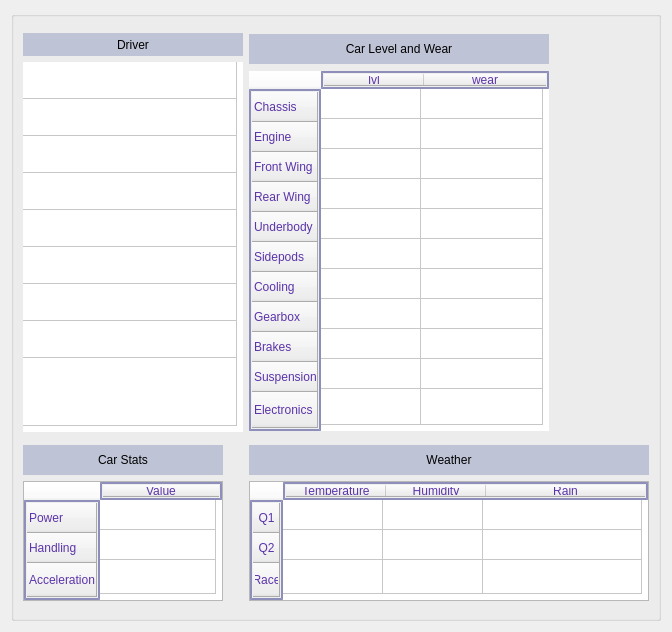
      <widget class="QWidget" name="DriverTab">
       <property name="minimumSize">
        <size>
         <width>510</width>
         <height>610</height>
        </size>
       </property>
       <property name="maximumSize">
        <size>
         <width>1080</width>
         <height>1220</height>
        </size>
       </property>
       <property name="styleSheet">
        <string notr="true">QTableCornerButton {
	color: rgba(255, 255, 255, 0);
	alternate-background-color: rgba(255, 255, 255, 0);
	background-color: rgba(255, 255, 255, 0);
	border-color: rgba(255, 255, 255, 0);
	gridline-color: rgba(255, 255, 255, 0);
	selection-color: rgba(255, 255, 255, 0);
	selection-background-color: rgba(255, 255, 255, 0);
}

QHeaderView {
	gridline-color: rgba(25, 100, 25, 199);
	selection-color: rgba(50, 0, 150, 200);
	background: qlineargradient(x1: 0, y1: 0, x2: 0, y2: 1, stop: 0
	#6ea1f1, stop: 1 #567dbc);
	color: rgba(50, 0, 150, 200);
	border: 2px solid rgba(75, 75, 150, 150);
	padding: 1px
}

QLineEdit {
	background-color: rgba(200, 100, 100, 50);
}

QLineEdit:hover{
	color: rgb(35, 35, 75);
	border: 2px solid rgb(75, 75, 150); 
	background-color: rgba(25, 150, 25, 101);
}

QLabel {
	font: 25 14pt &quot;Ubuntu&quot;;
	background-color: rgba(5, 25, 120, 50);
}</string>
       </property>
       <attribute name="title">
        <string>Driver</string>
       </attribute>
       <layout class="QHBoxLayout" name="horizontalLayout_2">
        <item>
         <widget class="DCGroupBox" name="dc_group_box">
          <property name="sizePolicy">
           <sizepolicy hsizetype="Preferred" vsizetype="Preferred">
            <horstretch>0</horstretch>
            <verstretch>0</verstretch>
           </sizepolicy>
          </property>
          <property name="minimumSize">
           <size>
            <width>510</width>
            <height>610</height>
           </size>
          </property>
          <property name="maximumSize">
           <size>
            <width>1080</width>
            <height>1220</height>
           </size>
          </property>
          <property name="baseSize">
           <size>
            <width>300</width>
            <height>400</height>
           </size>
          </property>
          <property name="font">
           <font>
            <pointsize>20</pointsize>
            <weight>75</weight>
            <bold>true</bold>
           </font>
          </property>
          <property name="autoFillBackground">
           <bool>false</bool>
          </property>
          <property name="styleSheet">
           <string notr="true"/>
          </property>
          <property name="title">
           <string/>
          </property>
          <property name="alignment">
           <set>Qt::AlignCenter</set>
          </property>
          <property name="flat">
           <bool>false</bool>
          </property>
          <layout class="QHBoxLayout" name="horizontalLayout_10">
           <item>
            <layout class="QGridLayout" name="gridLayout_2">
             <item row="0" column="0">
              <layout class="QVBoxLayout" name="verticalLayout_8">
               <item>
                <widget class="QLabel" name="driver_text">
                 <property name="minimumSize">
                  <size>
                   <width>220</width>
                   <height>23</height>
                  </size>
                 </property>
                 <property name="maximumSize">
                  <size>
                   <width>250</width>
                   <height>30</height>
                  </size>
                 </property>
                 <property name="text">
                  <string>Driver</string>
                 </property>
                 <property name="alignment">
                  <set>Qt::AlignCenter</set>
                 </property>
                </widget>
               </item>
               <item>
                <widget class="QTableWidget" name="driver_table">
                 <property name="sizePolicy">
                  <sizepolicy hsizetype="Preferred" vsizetype="Preferred">
                   <horstretch>0</horstretch>
                   <verstretch>0</verstretch>
                  </sizepolicy>
                 </property>
                 <property name="minimumSize">
                  <size>
                   <width>220</width>
                   <height>370</height>
                  </size>
                 </property>
                 <property name="maximumSize">
                  <size>
                   <width>250</width>
                   <height>370</height>
                  </size>
                 </property>
                 <property name="baseSize">
                  <size>
                   <width>600</width>
                   <height>600</height>
                  </size>
                 </property>
                 <property name="palette">
                  <palette>
                   <active>
                    <colorrole role="Text">
                     <brush brushstyle="SolidPattern">
                      <color alpha="255">
                       <red>37</red>
                       <green>0</green>
                       <blue>123</blue>
                      </color>
                     </brush>
                    </colorrole>
                   </active>
                   <inactive>
                    <colorrole role="Text">
                     <brush brushstyle="SolidPattern">
                      <color alpha="255">
                       <red>51</red>
                       <green>51</green>
                       <blue>51</blue>
                      </color>
                     </brush>
                    </colorrole>
                   </inactive>
                   <disabled>
                    <colorrole role="Text">
                     <brush brushstyle="SolidPattern">
                      <color alpha="255">
                       <red>137</red>
                       <green>137</green>
                       <blue>137</blue>
                      </color>
                     </brush>
                    </colorrole>
                   </disabled>
                  </palette>
                 </property>
                 <property name="font">
                  <font>
                   <pointsize>12</pointsize>
                   <weight>50</weight>
                   <bold>false</bold>
                  </font>
                 </property>
                 <property name="cursor" stdset="0">
                  <cursorShape>IBeamCursor</cursorShape>
                 </property>
                 <property name="mouseTracking">
                  <bool>true</bool>
                 </property>
                 <property name="focusPolicy">
                  <enum>Qt::ClickFocus</enum>
                 </property>
                 <property name="contextMenuPolicy">
                  <enum>Qt::PreventContextMenu</enum>
                 </property>
                 <property name="layoutDirection">
                  <enum>Qt::LeftToRight</enum>
                 </property>
                 <property name="autoFillBackground">
                  <bool>false</bool>
                 </property>
                 <property name="styleSheet">
                  <string notr="true">QTableWidget QTableCornerButton::section {
	color: rgba(255, 255, 255, 0);
	alternate-background-color: rgba(255, 255, 255, 0);
	background-color: rgba(255, 255, 255, 0);
	border-color: rgba(255, 255, 255, 0);
	gridline-color: rgba(255, 255, 255, 0);
	selection-color: rgba(255, 255, 255, 0);
	selection-background-color: rgba(255, 255, 255, 0);
}

QHeaderView {
	gridline-color: rgba(25, 100, 25, 199);
	selection-color: rgba(50, 0, 150, 200);
	background: qlineargradient(x1: 0, y1: 0, x2: 0, y2: 1, stop: 0
	#6ea1f1, stop: 1 #567dbc);
	color: rgba(50, 0, 150, 200);
	border: 2px solid rgba(75, 75, 150, 150);
	padding: 1px
}

QLineEdit {
	background-color: rgba(200, 100, 100, 50);
}

QLineEdit:hover{
	color: rgb(85, 85, 150);
	border: 2px solid rgb(75, 75, 150); 
	background-color: rgba(25, 150, 25, 101);
}</string>
                 </property>
                 <property name="inputMethodHints">
                  <set>Qt::ImhDigitsOnly</set>
                 </property>
                 <property name="frameShape">
                  <enum>QFrame::Box</enum>
                 </property>
                 <property name="frameShadow">
                  <enum>QFrame::Raised</enum>
                 </property>
                 <property name="lineWidth">
                  <number>0</number>
                 </property>
                 <property name="midLineWidth">
                  <number>0</number>
                 </property>
                 <property name="verticalScrollBarPolicy">
                  <enum>Qt::ScrollBarAlwaysOff</enum>
                 </property>
                 <property name="horizontalScrollBarPolicy">
                  <enum>Qt::ScrollBarAlwaysOff</enum>
                 </property>
                 <property name="sizeAdjustPolicy">
                  <enum>QAbstractScrollArea::AdjustToContents</enum>
                 </property>
                 <property name="autoScroll">
                  <bool>false</bool>
                 </property>
                 <property name="editTriggers">
                  <set>QAbstractItemView::AllEditTriggers</set>
                 </property>
                 <property name="showDropIndicator" stdset="0">
                  <bool>false</bool>
                 </property>
                 <property name="dragDropOverwriteMode">
                  <bool>false</bool>
                 </property>
                 <property name="alternatingRowColors">
                  <bool>false</bool>
                 </property>
                 <property name="selectionMode">
                  <enum>QAbstractItemView::SingleSelection</enum>
                 </property>
                 <property name="textElideMode">
                  <enum>Qt::ElideMiddle</enum>
                 </property>
                 <property name="showGrid">
                  <bool>true</bool>
                 </property>
                 <property name="gridStyle">
                  <enum>Qt::SolidLine</enum>
                 </property>
                 <property name="sortingEnabled">
                  <bool>false</bool>
                 </property>
                 <property name="wordWrap">
                  <bool>true</bool>
                 </property>
                 <property name="cornerButtonEnabled">
                  <bool>false</bool>
                 </property>
                 <attribute name="horizontalHeaderVisible">
                  <bool>false</bool>
                 </attribute>
                 <attribute name="horizontalHeaderCascadingSectionResizes">
                  <bool>false</bool>
                 </attribute>
                 <attribute name="horizontalHeaderDefaultSectionSize">
                  <number>100</number>
                 </attribute>
                 <attribute name="horizontalHeaderMinimumSectionSize">
                  <number>100</number>
                 </attribute>
                 <attribute name="horizontalHeaderStretchLastSection">
                  <bool>true</bool>
                 </attribute>
                 <attribute name="verticalHeaderVisible">
                  <bool>false</bool>
                 </attribute>
                 <attribute name="verticalHeaderCascadingSectionResizes">
                  <bool>false</bool>
                 </attribute>
                 <attribute name="verticalHeaderDefaultSectionSize">
                  <number>37</number>
                 </attribute>
                 <attribute name="verticalHeaderMinimumSectionSize">
                  <number>23</number>
                 </attribute>
                 <attribute name="verticalHeaderStretchLastSection">
                  <bool>true</bool>
                 </attribute>
                 <row>
                  <property name="text">
                   <string>Concentration</string>
                  </property>
                  <property name="font">
                   <font>
                    <pointsize>11</pointsize>
                    <weight>50</weight>
                    <bold>false</bold>
                    <kerning>true</kerning>
                   </font>
                  </property>
                 </row>
                 <row>
                  <property name="text">
                   <string>Talent</string>
                  </property>
                 </row>
                 <row>
                  <property name="text">
                   <string>Aggressiveness</string>
                  </property>
                 </row>
                 <row>
                  <property name="text">
                   <string>Experience</string>
                  </property>
                 </row>
                 <row>
                  <property name="text">
                   <string>Technical Insight</string>
                  </property>
                 </row>
                 <row>
                  <property name="text">
                   <string>Stamina</string>
                  </property>
                 </row>
                 <row>
                  <property name="text">
                   <string>Charisma</string>
                  </property>
                 </row>
                 <row>
                  <property name="text">
                   <string>Motivation</string>
                  </property>
                 </row>
                 <row>
                  <property name="text">
                   <string>Weight</string>
                  </property>
                 </row>
                 <column>
                  <property name="text">
                   <string>Value</string>
                  </property>
                  <property name="textAlignment">
                   <set>AlignJustify|AlignVCenter</set>
                  </property>
                 </column>
                 <item row="2" column="0">
                  <property name="text">
                   <string/>
                  </property>
                  <property name="textAlignment">
                   <set>AlignHCenter|AlignVCenter|AlignCenter</set>
                  </property>
                 </item>
                </widget>
               </item>
              </layout>
             </item>
             <item row="0" column="1">
              <layout class="QVBoxLayout" name="verticalLayout_7">
               <item>
                <widget class="QLabel" name="car_lvl_wear_text">
                 <property name="minimumSize">
                  <size>
                   <width>300</width>
                   <height>23</height>
                  </size>
                 </property>
                 <property name="maximumSize">
                  <size>
                   <width>300</width>
                   <height>30</height>
                  </size>
                 </property>
                 <property name="text">
                  <string>Car Level and Wear</string>
                 </property>
                 <property name="alignment">
                  <set>Qt::AlignCenter</set>
                 </property>
                </widget>
               </item>
               <item>
                <widget class="QTableWidget" name="car_lvl_table">
                 <property name="sizePolicy">
                  <sizepolicy hsizetype="Preferred" vsizetype="Preferred">
                   <horstretch>0</horstretch>
                   <verstretch>0</verstretch>
                  </sizepolicy>
                 </property>
                 <property name="minimumSize">
                  <size>
                   <width>300</width>
                   <height>360</height>
                  </size>
                 </property>
                 <property name="maximumSize">
                  <size>
                   <width>300</width>
                   <height>360</height>
                  </size>
                 </property>
                 <property name="cursor" stdset="0">
                  <cursorShape>IBeamCursor</cursorShape>
                 </property>
                 <property name="mouseTracking">
                  <bool>true</bool>
                 </property>
                 <property name="focusPolicy">
                  <enum>Qt::ClickFocus</enum>
                 </property>
                 <property name="contextMenuPolicy">
                  <enum>Qt::PreventContextMenu</enum>
                 </property>
                 <property name="styleSheet">
                  <string notr="true">QTableWidget QTableCornerButton::section {
	color: rgba(255, 255, 255, 0);
	alternate-background-color: rgba(255, 255, 255, 0);
	background-color: rgba(255, 255, 255, 0);
	border-color: rgba(255, 255, 255, 0);
	gridline-color: rgba(255, 255, 255, 0);
	selection-color: rgba(255, 255, 255, 0);
	selection-background-color: rgba(255, 255, 255, 0);
}

QHeaderView {
	gridline-color: rgba(25, 100, 25, 199);
	selection-color: rgba(50, 0, 150, 200);
	background: qlineargradient(x1: 0, y1: 0, x2: 0, y2: 1, stop: 0
	#6ea1f1, stop: 1 #567dbc);
	color: rgba(50, 0, 150, 200);
	border: 2px solid rgba(75, 75, 150, 150);
	padding: 1px
}

QLineEdit {
	background-color: rgba(200, 100, 100, 50);
}

QLineEdit:hover{
	color: rgb(85, 85, 150);
	border: 2px solid rgb(75, 75, 150); 
	background-color: rgba(25, 150, 25, 101);
}</string>
                 </property>
                 <property name="inputMethodHints">
                  <set>Qt::ImhDigitsOnly</set>
                 </property>
                 <property name="frameShape">
                  <enum>QFrame::Box</enum>
                 </property>
                 <property name="frameShadow">
                  <enum>QFrame::Raised</enum>
                 </property>
                 <property name="lineWidth">
                  <number>0</number>
                 </property>
                 <property name="verticalScrollBarPolicy">
                  <enum>Qt::ScrollBarAlwaysOff</enum>
                 </property>
                 <property name="horizontalScrollBarPolicy">
                  <enum>Qt::ScrollBarAlwaysOff</enum>
                 </property>
                 <property name="sizeAdjustPolicy">
                  <enum>QAbstractScrollArea::AdjustToContents</enum>
                 </property>
                 <property name="autoScroll">
                  <bool>false</bool>
                 </property>
                 <property name="editTriggers">
                  <set>QAbstractItemView::AllEditTriggers</set>
                 </property>
                 <property name="showDropIndicator" stdset="0">
                  <bool>false</bool>
                 </property>
                 <property name="dragDropOverwriteMode">
                  <bool>false</bool>
                 </property>
                 <property name="selectionMode">
                  <enum>QAbstractItemView::SingleSelection</enum>
                 </property>
                 <property name="textElideMode">
                  <enum>Qt::ElideMiddle</enum>
                 </property>
                 <property name="cornerButtonEnabled">
                  <bool>false</bool>
                 </property>
                 <attribute name="horizontalHeaderCascadingSectionResizes">
                  <bool>false</bool>
                 </attribute>
                 <attribute name="horizontalHeaderDefaultSectionSize">
                  <number>100</number>
                 </attribute>
                 <attribute name="horizontalHeaderMinimumSectionSize">
                  <number>100</number>
                 </attribute>
                 <attribute name="horizontalHeaderStretchLastSection">
                  <bool>true</bool>
                 </attribute>
                 <attribute name="verticalHeaderMinimumSectionSize">
                  <number>23</number>
                 </attribute>
                 <attribute name="verticalHeaderStretchLastSection">
                  <bool>true</bool>
                 </attribute>
                 <row>
                  <property name="text">
                   <string>Chassis</string>
                  </property>
                 </row>
                 <row>
                  <property name="text">
                   <string>Engine</string>
                  </property>
                 </row>
                 <row>
                  <property name="text">
                   <string>Front Wing</string>
                  </property>
                 </row>
                 <row>
                  <property name="text">
                   <string>Rear Wing</string>
                  </property>
                 </row>
                 <row>
                  <property name="text">
                   <string>Underbody</string>
                  </property>
                 </row>
                 <row>
                  <property name="text">
                   <string>Sidepods</string>
                  </property>
                 </row>
                 <row>
                  <property name="text">
                   <string>Cooling</string>
                  </property>
                 </row>
                 <row>
                  <property name="text">
                   <string>Gearbox</string>
                  </property>
                 </row>
                 <row>
                  <property name="text">
                   <string>Brakes</string>
                  </property>
                 </row>
                 <row>
                  <property name="text">
                   <string>Suspension</string>
                  </property>
                 </row>
                 <row>
                  <property name="text">
                   <string>Electronics</string>
                  </property>
                 </row>
                 <column>
                  <property name="text">
                   <string>lvl</string>
                  </property>
                  <property name="textAlignment">
                   <set>AlignHCenter|AlignVCenter|AlignCenter</set>
                  </property>
                 </column>
                 <column>
                  <property name="text">
                   <string>wear</string>
                  </property>
                  <property name="textAlignment">
                   <set>AlignHCenter|AlignVCenter|AlignCenter</set>
                  </property>
                 </column>
                </widget>
               </item>
              </layout>
             </item>
             <item row="1" column="0">
              <layout class="QVBoxLayout" name="verticalLayout_9">
               <item>
                <widget class="QLabel" name="car_stats_text">
                 <property name="minimumSize">
                  <size>
                   <width>200</width>
                   <height>23</height>
                  </size>
                 </property>
                 <property name="maximumSize">
                  <size>
                   <width>200</width>
                   <height>30</height>
                  </size>
                 </property>
                 <property name="text">
                  <string>Car Stats</string>
                 </property>
                 <property name="alignment">
                  <set>Qt::AlignCenter</set>
                 </property>
                 <property name="wordWrap">
                  <bool>false</bool>
                 </property>
                </widget>
               </item>
               <item>
                <widget class="QTableWidget" name="car_power_table">
                 <property name="sizePolicy">
                  <sizepolicy hsizetype="Preferred" vsizetype="Preferred">
                   <horstretch>0</horstretch>
                   <verstretch>0</verstretch>
                  </sizepolicy>
                 </property>
                 <property name="minimumSize">
                  <size>
                   <width>200</width>
                   <height>120</height>
                  </size>
                 </property>
                 <property name="maximumSize">
                  <size>
                   <width>200</width>
                   <height>120</height>
                  </size>
                 </property>
                 <property name="cursor" stdset="0">
                  <cursorShape>IBeamCursor</cursorShape>
                 </property>
                 <property name="styleSheet">
                  <string notr="true">QTableWidget QTableCornerButton::section {
	color: rgba(255, 255, 255, 0);
	alternate-background-color: rgba(255, 255, 255, 0);
	background-color: rgba(255, 255, 255, 0);
	border-color: rgba(255, 255, 255, 0);
	gridline-color: rgba(255, 255, 255, 0);
	selection-color: rgba(255, 255, 255, 0);
	selection-background-color: rgba(255, 255, 255, 0);
}

QHeaderView {
	gridline-color: rgba(25, 100, 25, 199);
	selection-color: rgba(50, 0, 150, 200);
	background: qlineargradient(x1: 0, y1: 0, x2: 0, y2: 1, stop: 0
	#6ea1f1, stop: 1 #567dbc);
	color: rgba(50, 0, 150, 200);
	border: 2px solid rgba(75, 75, 150, 150);
	padding: 1px
}

QLineEdit {
	background-color: rgba(200, 100, 100, 50);
}

QLineEdit:hover{
	color: rgb(85, 85, 150);
	border: 2px solid rgb(75, 75, 150); 
	background-color: rgba(25, 150, 25, 101);
}</string>
                 </property>
                 <property name="editTriggers">
                  <set>QAbstractItemView::AllEditTriggers</set>
                 </property>
                 <property name="cornerButtonEnabled">
                  <bool>false</bool>
                 </property>
                 <attribute name="horizontalHeaderCascadingSectionResizes">
                  <bool>true</bool>
                 </attribute>
                 <attribute name="horizontalHeaderDefaultSectionSize">
                  <number>50</number>
                 </attribute>
                 <attribute name="horizontalHeaderMinimumSectionSize">
                  <number>50</number>
                 </attribute>
                 <attribute name="horizontalHeaderStretchLastSection">
                  <bool>true</bool>
                 </attribute>
                 <attribute name="verticalHeaderStretchLastSection">
                  <bool>true</bool>
                 </attribute>
                 <row>
                  <property name="text">
                   <string>Power</string>
                  </property>
                 </row>
                 <row>
                  <property name="text">
                   <string>Handling</string>
                  </property>
                 </row>
                 <row>
                  <property name="text">
                   <string>Acceleration</string>
                  </property>
                 </row>
                 <column>
                  <property name="text">
                   <string>Value</string>
                  </property>
                 </column>
                </widget>
               </item>
              </layout>
             </item>
             <item row="1" column="1">
              <layout class="QVBoxLayout" name="verticalLayout_10">
               <item>
                <widget class="QLabel" name="weather_text">
                 <property name="minimumSize">
                  <size>
                   <width>400</width>
                   <height>23</height>
                  </size>
                 </property>
                 <property name="maximumSize">
                  <size>
                   <width>400</width>
                   <height>30</height>
                  </size>
                 </property>
                 <property name="text">
                  <string>Weather</string>
                 </property>
                 <property name="alignment">
                  <set>Qt::AlignCenter</set>
                 </property>
                </widget>
               </item>
               <item>
                <widget class="QTableWidget" name="weather_table">
                 <property name="sizePolicy">
                  <sizepolicy hsizetype="Preferred" vsizetype="Preferred">
                   <horstretch>0</horstretch>
                   <verstretch>0</verstretch>
                  </sizepolicy>
                 </property>
                 <property name="minimumSize">
                  <size>
                   <width>400</width>
                   <height>120</height>
                  </size>
                 </property>
                 <property name="maximumSize">
                  <size>
                   <width>400</width>
                   <height>120</height>
                  </size>
                 </property>
                 <property name="font">
                  <font>
                   <pointsize>11</pointsize>
                  </font>
                 </property>
                 <property name="cursor" stdset="0">
                  <cursorShape>IBeamCursor</cursorShape>
                 </property>
                 <property name="focusPolicy">
                  <enum>Qt::TabFocus</enum>
                 </property>
                 <property name="verticalScrollBarPolicy">
                  <enum>Qt::ScrollBarAlwaysOff</enum>
                 </property>
                 <property name="horizontalScrollBarPolicy">
                  <enum>Qt::ScrollBarAlwaysOff</enum>
                 </property>
                 <property name="sizeAdjustPolicy">
                  <enum>QAbstractScrollArea::AdjustToContents</enum>
                 </property>
                 <property name="autoScroll">
                  <bool>false</bool>
                 </property>
                 <property name="editTriggers">
                  <set>QAbstractItemView::AnyKeyPressed|QAbstractItemView::CurrentChanged|QAbstractItemView::EditKeyPressed|QAbstractItemView::SelectedClicked</set>
                 </property>
                 <property name="gridStyle">
                  <enum>Qt::SolidLine</enum>
                 </property>
                 <property name="rowCount">
                  <number>3</number>
                 </property>
                 <property name="columnCount">
                  <number>3</number>
                 </property>
                 <attribute name="horizontalHeaderCascadingSectionResizes">
                  <bool>false</bool>
                 </attribute>
                 <attribute name="horizontalHeaderDefaultSectionSize">
                  <number>100</number>
                 </attribute>
                 <attribute name="horizontalHeaderMinimumSectionSize">
                  <number>100</number>
                 </attribute>
                 <attribute name="horizontalHeaderStretchLastSection">
                  <bool>true</bool>
                 </attribute>
                 <attribute name="verticalHeaderCascadingSectionResizes">
                  <bool>false</bool>
                 </attribute>
                 <attribute name="verticalHeaderDefaultSectionSize">
                  <number>30</number>
                 </attribute>
                 <attribute name="verticalHeaderHighlightSections">
                  <bool>false</bool>
                 </attribute>
                 <attribute name="verticalHeaderMinimumSectionSize">
                  <number>23</number>
                 </attribute>
                 <attribute name="verticalHeaderStretchLastSection">
                  <bool>true</bool>
                 </attribute>
                 <row>
                  <property name="text">
                   <string>Q1</string>
                  </property>
                  <property name="textAlignment">
                   <set>AlignHCenter|AlignVCenter|AlignCenter</set>
                  </property>
                 </row>
                 <row>
                  <property name="text">
                   <string>Q2</string>
                  </property>
                  <property name="textAlignment">
                   <set>AlignHCenter|AlignVCenter|AlignCenter</set>
                  </property>
                 </row>
                 <row>
                  <property name="text">
                   <string>Race</string>
                  </property>
                  <property name="textAlignment">
                   <set>AlignHCenter|AlignVCenter|AlignCenter</set>
                  </property>
                 </row>
                 <column>
                  <property name="text">
                   <string>Temperature</string>
                  </property>
                  <property name="textAlignment">
                   <set>AlignHCenter|AlignVCenter|AlignCenter</set>
                  </property>
                 </column>
                 <column>
                  <property name="text">
                   <string>Humidity</string>
                  </property>
                  <property name="textAlignment">
                   <set>AlignHCenter|AlignVCenter|AlignCenter</set>
                  </property>
                 </column>
                 <column>
                  <property name="text">
                   <string>Rain</string>
                  </property>
                  <property name="textAlignment">
                   <set>AlignHCenter|AlignVCenter|AlignCenter</set>
                  </property>
                 </column>
                </widget>
               </item>
              </layout>
             </item>
            </layout>
           </item>
          </layout>
         </widget>
        </item>
       </layout>
      </widget>
